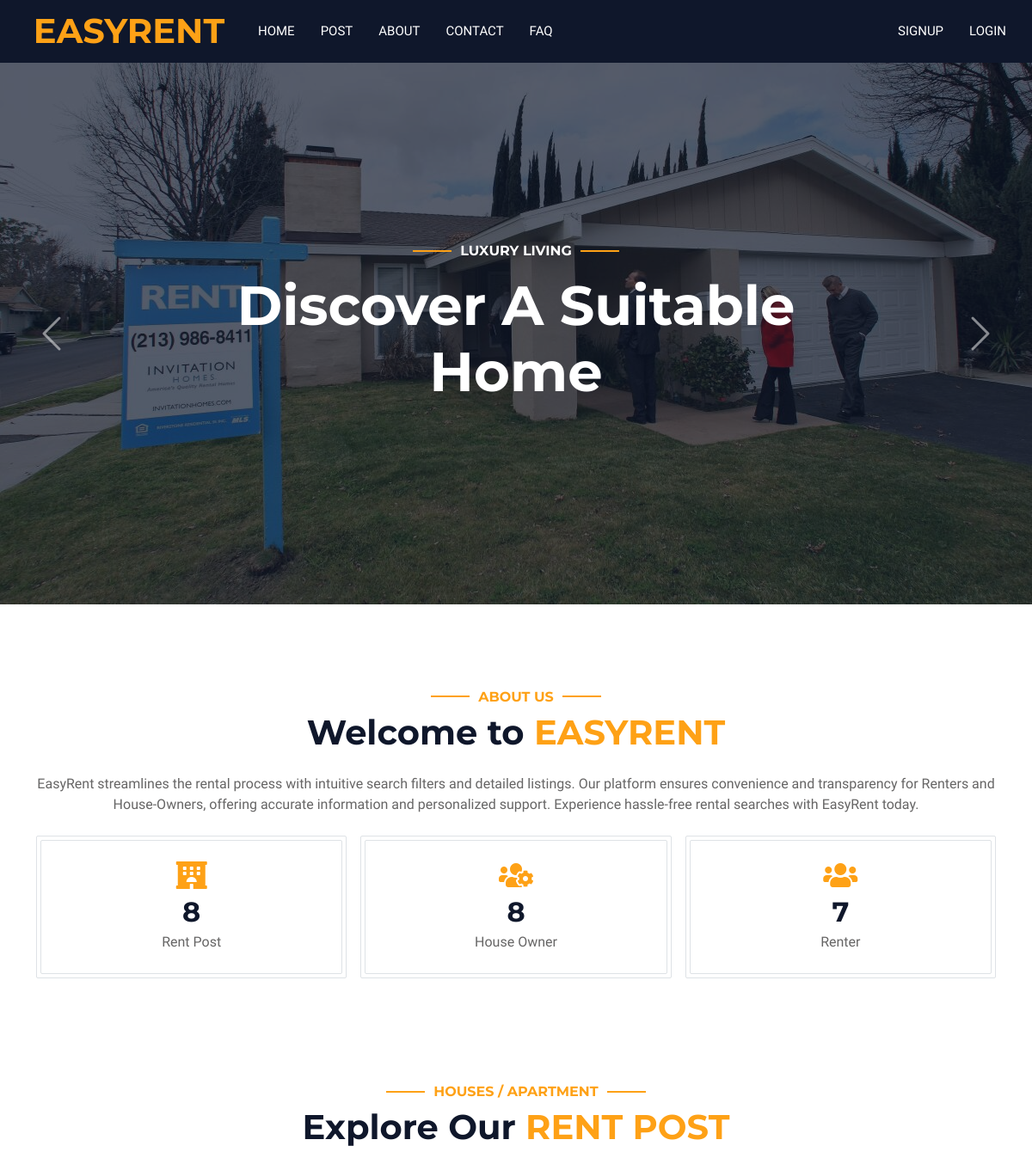
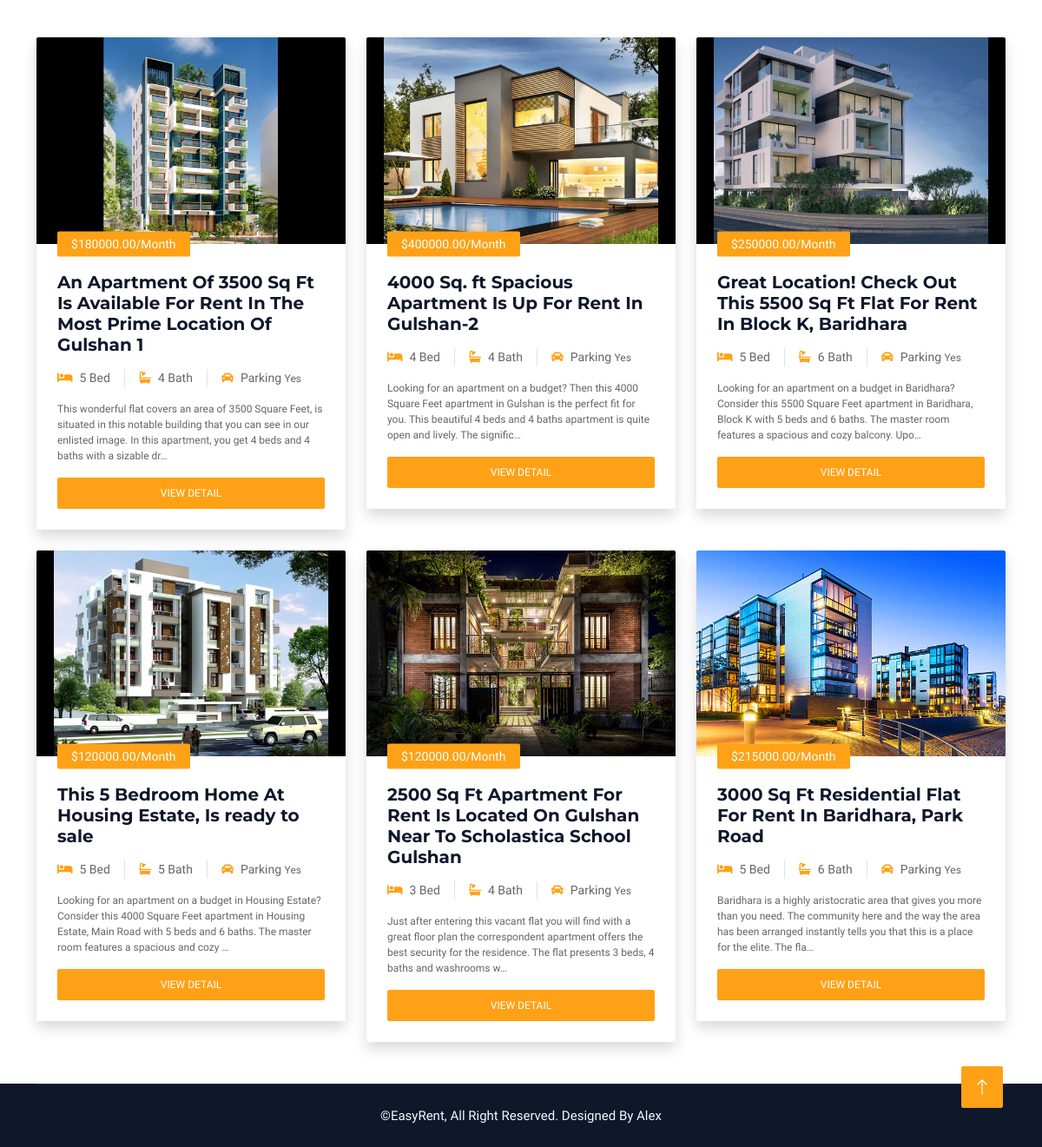
The page / on the database its author committed (2 pictures, top to bottom).
### App_Rental/models.py (models this page shows, shortened)
class House(models.Model):
    def next_month_first_day():
        today = timezone.localdate()
        first_day_next_month = today.replace(day=1) + timedelta(days=32 - today.day)
        return first_day_next_month
    owner = models.ForeignKey(User, on_delete=models.CASCADE)
    title = models.CharField(max_length=500, blank=False)
    city = models.ForeignKey(City, on_delete=models.DO_NOTHING)
    address = models.CharField(max_length=500, blank=False)
    rent_from = models.DateField(default=next_month_first_day)
    house_type = models.CharField(max_length=10, choices=HOUSE_TYPE_LIST, default="1")
    house_name = models.CharField(max_length=200, null=True)
    house_area = models.IntegerField(default=800)
    description = RichTextField(null=True)
    is_parking = models.BooleanField(default=True)
    total_bedrooms = models.IntegerField(default=0)
    total_bathrooms = models.IntegerField(default=0)
    floor_no = models.IntegerField(default=0)
    map_link =models.CharField(max_length=10000,blank=True)
    monthly_rent = models.DecimalField(max_digits=10, decimal_places=2, default=Decimal('0.00'))
    advacne_rent = models.DecimalField(max_digits=10, decimal_places=2, default=Decimal('0.00'))
    images = models.ManyToManyField('HouseImage', related_name='houses', blank=True)
    is_active=models.BooleanField(default=False)
    is_reject=models.BooleanField(default=False)
    is_rented=models.BooleanField(default=False)
    created=models.DateTimeField(auto_now=True,auto_now_add=False)

class HouseImage(models.Model):
    image = models.ImageField(upload_to='house_photos/')

### HouseRental/views.py (the view)
# urls.py: path('',Home,name='home'),
def Home(request):
    rentpost=House.objects.filter(is_active=True,is_rented=False)
    userlist=UserProfile.objects.all()
    context={
        'toppost':rentpost[:6],
        'totalrent':rentpost.count(),
        'houseowner':userlist.filter(userType="1").count(),
        'renter':userlist.filter(userType="2").count()
    }
    return render(request,'index.html',context)

### templates/index.html (shortened to what this page needs)
{% extends 'base.html'%}
{% load static%}
{% block main %}
<div class="container-fluid p-0 mb-5">
    <div id="header-carousel" class="carousel slide" data-bs-ride="carousel">
        <div class="carousel-inner">
            <div class="carousel-item active">
                <img class="w-100" src="{% static 'img/carousel-1.jpg'%}" alt="Image">
                <div class="carousel-caption d-flex flex-column align-items-center justify-content-center">
                    <div class="p-3" style="max-width: 700px;">
                        <h6 class="section-title text-white text-uppercase mb-3 animated slideInDown">Luxury
                            Living</h6>
                        <h1 class="display-3 text-white mb-4 animated slideInDown">Discover A Suitable Home</h1>
                    </div>
                </div>
            </div>
        </div>
        <button class="carousel-control-prev" type="button" data-bs-target="#header-carousel" data-bs-slide="prev">
            <span class="carousel-control-prev-icon" aria-hidden="true"></span>
        </button>
        <button class="carousel-control-next" type="button" data-bs-target="#header-carousel" data-bs-slide="next">
            <span class="carousel-control-next-icon" aria-hidden="true"></span>
        </button>
    </div>
</div>
<div class="container-xxl py-5">
    <div class="container">
        <div class="row g-5 text-center">
            <div class="col-lg-12">
                <h6 class="section-title text-primary text-uppercase">About Us</h6>
                <h1 class="mb-4">Welcome to <span class="text-primary text-uppercase">EasyRent</span></h1>
                <p class="mb-4">EasyRent streamlines the rental process with intuitive search filters and detailed
                    listings. Our platform ensures convenience and transparency for Renters and House-Owners, offering
                    accurate information and personalized support. Experience hassle-free rental searches with EasyRent
                    today.</p>
                <div class="row g-3 pb-4">
                    <div class="col-sm-4 wow fadeIn">
                        <div class="border rounded p-1">
                            <div class="border rounded text-center p-4">
                                <i class="fa fa-hotel fa-2x text-primary mb-2"></i>
                                <h2 class="mb-1" data-toggle="counter-up">{{totalrent}}</h2>
                                <p class="mb-0">Rent Post</p>
                            </div>
                        </div>
                    </div>
                    <div class="col-sm-4 wow fadeIn" data-wow-delay="0.3s">
                        <div class="border rounded p-1">
                            <div class="border rounded text-center p-4">
                                <i class="fa fa-users-cog fa-2x text-primary mb-2"></i>
                                <h2 class="mb-1" data-toggle="counter-up">{{houseowner}}</h2>
                                <p class="mb-0">House Owner</p>
                            </div>
                        </div>
                    </div>
                    <div class="col-sm-4 wow fadeIn" data-wow-delay="0.5s">
                        <div class="border rounded p-1">
                            <div class="border rounded text-center p-4">
                                <i class="fa fa-users fa-2x text-primary mb-2"></i>
                                <h2 class="mb-1" data-toggle="counter-up">{{renter}}</h2>
                                <p class="mb-0">Renter</p>
                            </div>
                        </div>
                    </div>
                </div>
            </div>
        </div>
    </div>
</div>
<div class="container-xxl py-5">
    <div class="container">
        <div class="text-center wow fadeInUp">
            <h6 class="section-title text-center text-primary text-uppercase">Houses / Apartment </h6>
            <h1 class="mb-5">Explore Our <span class="text-primary text-uppercase">Rent Post </span></h1>
        </div>
        <div class="row g-4">
            {% for rent in toppost%}
            <div class="col-lg-4 col-md-6">
                <div class="room-item shadow rounded overflow-hidden">
                    <div class="position-relative">
                        <img class="img-fluid" src="{{ rent.images.all.0.image.url }}" style="max-height: 265px;"
                            alt="Rent post image">
                        <small
                            class="position-absolute start-0 top-100 translate-middle-y bg-primary text-white rounded py-1 px-3 ms-4">${{rent.monthly_rent}}/Month</small>
                    </div>
                    <div class="p-4 mt-2">
                        <div class="d-flex justify-content-between mb-3">
                            <h5 class="mb-0">{{rent.title}}</h5>
                        </div>
                        <div class="d-flex mb-3">
                            <small class="border-end me-3 pe-3"><i
                                    class="fa fa-bed text-primary me-2"></i>{{rent.total_bedrooms}}
                                Bed</small>
                            <small class="border-end me-3 pe-3"><i
                                    class="fa fa-bath text-primary me-2"></i>{{rent.total_bathrooms}}
                                Bath</small>
                            <small><i class="fa fa-car text-primary me-2"></i>Parking {% if rent.is_parking == True %}
                                <span>Yes</span>
                                {% else %}<span>No</span>{% endif%}</small>
                        </div>
                        <p class="text-body mb-3">{{rent.description|safe|truncatechars:200}}</p>
                        <div class="d-flex justify-content-between">
                            <a class="btn btn-sm btn-primary rounded py-2 px-4 w-100"
                                href="{% url 'details' rent.id %}">View Detail</a>
                        </div>
                    </div>
                </div>
            </div>
            {% empty%}
            <h3>No post found</h3>
            {% endfor %}
        </div>
    </div>
</div>
{% endblock %}

### templates/base.html (shortened to what this page needs)
{% load static%}
<!DOCTYPE html>
<html lang="en">
<head>
    <link href="https://cdnjs.cloudflare.com/ajax/libs/font-awesome/5.10.0/css/all.min.css" rel="stylesheet">
    <link href="https://cdn.jsdelivr.net/npm/bootstrap-icons@1.4.1/font/bootstrap-icons.css" rel="stylesheet">
    <link href="{% static 'css/bootstrap.min.css'%}" rel="stylesheet">
    <link href="{% static 'css/style.css'%}" rel="stylesheet">
    <link href="{% static 'alert/css/alert.css'%}" rel="stylesheet" />
    <link href="{% static 'alert/themes/default/theme.css'%}" rel="stylesheet" />
</head>
<body>
    <div class="container-xxl bg-white p-0">
        <div class="container-fluid bg-dark px-0">
            <div class="row gx-0">
                <div class="col-lg-3 bg-dark d-none d-lg-block">
                    <a href="{% url 'home' %}"
                        class="navbar-brand w-100 h-100 m-0 p-0 d-flex align-items-center justify-content-center">
                        <h1 class="m-0 text-primary text-uppercase">EasyRent</h1>
                    </a>
                </div>
                <div class="col-lg-9">
                    <nav class="navbar navbar-expand-lg bg-dark navbar-dark p-3 p-lg-0">
                        <div class="collapse navbar-collapse justify-content-between" id="navbarCollapse">
                            <div class="navbar-nav mr-auto py-0">
                                <a href="{% url 'home' %}" class="nav-item nav-link">Home</a>
                                <a href="{% url 'post' %}" class="nav-item nav-link">Post</a>
                                <a href="{% url 'about' %}" class="nav-item nav-link">About</a>
                                <a href="{% url 'contact'%}" class="nav-item nav-link">Contact</a>
                                <a href="{% url 'faq' %}" class="nav-item nav-link">Faq</a>
                            </div>
                            <div class="navbar-nav">
                                {% if user.is_authenticated %}
                                <a href="{% url 'App_Account:dashboard'%}" class="nav-item nav-link">welcome
                                    {{request.user}}</a>
                                <a href="{% url 'App_Account:logout'%}" class="nav-item nav-link">Logout</a>
                                {% else %}
                                <a href="{% url 'App_Account:signup'%}" class="nav-item nav-link">Signup</a>
                                <a href="{% url 'App_Account:login'%}" class="nav-item nav-link">Login</a>
                                {% endif %}
                            </div>
                        </div>
                    </nav>
                </div>
            </div>
        </div>
        {% block main%}
        {% endblock%}
        <div class="container-fluid bg-dark text-light footer">
            <div class="container">
                <div class="copyright">
                    <div class="row">
                        <div class="col-md-12 text-center mb-3 mb-md-0">
                            &copy;EasyRent, All Right Reserved.
                            Designed By Alex</a>
                        </div>
                    </div>
                </div>
            </div>
        </div>
        <a href="#" class="btn btn-lg btn-primary btn-lg-square back-to-top"><i class="bi bi-arrow-up"></i></a>
    </div>
</body>
</html>

### static/css/style.css (style rules this page uses)
:root { --primary: #fea116; --light: #f1f8ff; --dark: #0f172b; }
body { background-color: #ffffff !important; }
.back-to-top { position: fixed; display: none; right: 45px; bottom: 45px; z-index: 99; }
.btn { font-weight: 500; text-transform: uppercase; transition: 0.5s; }
.btn.btn-primary, .btn.btn-secondary { color: #ffffff; }
.btn-lg-square { width: 48px; height: 48px; }
.btn-square, .btn-sm-square, .btn-lg-square { padding: 0; display: flex; align-items: center; justify-content: center; font-weight: normal; border-radius: 2px; }
.navbar-dark .navbar-nav .nav-link { margin-right: 30px; padding: 25px 0; color: #ffffff; font-size: 15px; text-transform: uppercase; outline: none; }
.carousel-caption { top: 0; left: 0; right: 0; bottom: 0; background: rgba(15, 23, 43, 0.7); z-index: 1; }
.carousel-control-prev, .carousel-control-next { width: 10%; }
.carousel-control-prev-icon, .carousel-control-next-icon { width: 3rem; height: 3rem; }
.section-title { position: relative; display: inline-block; }
.section-title::before { position: absolute; content: ""; width: 45px; height: 2px; top: 50%; left: -55px; margin-top: -1px; background: var(--primary); }
.section-title::after { position: absolute; content: ""; width: 45px; height: 2px; top: 50%; right: -55px; margin-top: -1px; background: var(--primary); }
.footer { position: relative; }
.footer .copyright { padding: 25px 0; font-size: 15px; border-top: 1px solid rgba(256, 256, 256, 0.1); }

### templates/index.html (style rules this page uses)
.room-item p, .room-item h1, .room-item h2, .room-item h3, .room-item h4, .room-item h6, .room-item span, .room-item a { font-size: 12px; }

### rows shown on the page
House: images.all.0.image (picture), monthly_rent "180000.00", title "An Apartment Of 3500 Sq Ft Is Available For Rent In The Most Prime Location Of Gulshan 1", total_bedrooms "5", total_bathrooms "4", is_parking "Yes", description "This wonderful flat covers an area of 3500 Square Feet, is situated in this notable building that you can see in our enlisted image. In this apartment, you get 4 beds and 4 baths with a sizable dr…"
House: images.all.0.image (picture), monthly_rent "400000.00", title "4000 Sq. ft Spacious Apartment Is Up For Rent In Gulshan-2", total_bedrooms "4", total_bathrooms "4", is_parking "Yes", description "Looking for an apartment on a budget? Then this 4000 Square Feet apartment in Gulshan is the perfect fit for you. This beautiful 4 beds and 4 baths apartment is quite open and lively. The signific…"
House: images.all.0.image (picture), monthly_rent "250000.00", title "Great Location! Check Out This 5500 Sq Ft Flat For Rent In Block K, Baridhara", total_bedrooms "5", total_bathrooms "6", is_parking "Yes", description "Looking for an apartment on a budget in Baridhara? Consider this 5500 Square Feet apartment in Baridhara, Block K with 5 beds and 6 baths. The master room features a spacious and cozy balcony. Upo…"
House: images.all.0.image (picture), monthly_rent "120000.00", title "This 5 Bedroom Home At Housing Estate, Is ready to sale", total_bedrooms "5", total_bathrooms "5", is_parking "Yes", description "Looking for an apartment on a budget in Housing Estate? Consider this 4000 Square Feet apartment in Housing Estate, Main Road with 5 beds and 6 baths. The master room features a spacious and cozy …"
House: images.all.0.image (picture), monthly_rent "120000.00", title "2500 Sq Ft Apartment For Rent Is Located On Gulshan Near To Scholastica School Gulshan", total_bedrooms "3", total_bathrooms "4", is_parking "Yes", description "Just after entering this vacant flat you will find with a great floor plan the correspondent apartment offers the best security for the residence. The flat presents 3 beds, 4 baths and washrooms w…"
House: images.all.0.image (picture), monthly_rent "215000.00", title "3000 Sq Ft Residential Flat For Rent In Baridhara, Park Road", total_bedrooms "5", total_bathrooms "6", is_parking "Yes", description "Baridhara is a highly aristocratic area that gives you more than you need. The community here and the way the area has been arranged instantly tells you that this is a place for the elite. The fla…"

### other values the page prints
{{ totalrent }} "8"
{{ houseowner }} "8"
{{ renter }} "7"
